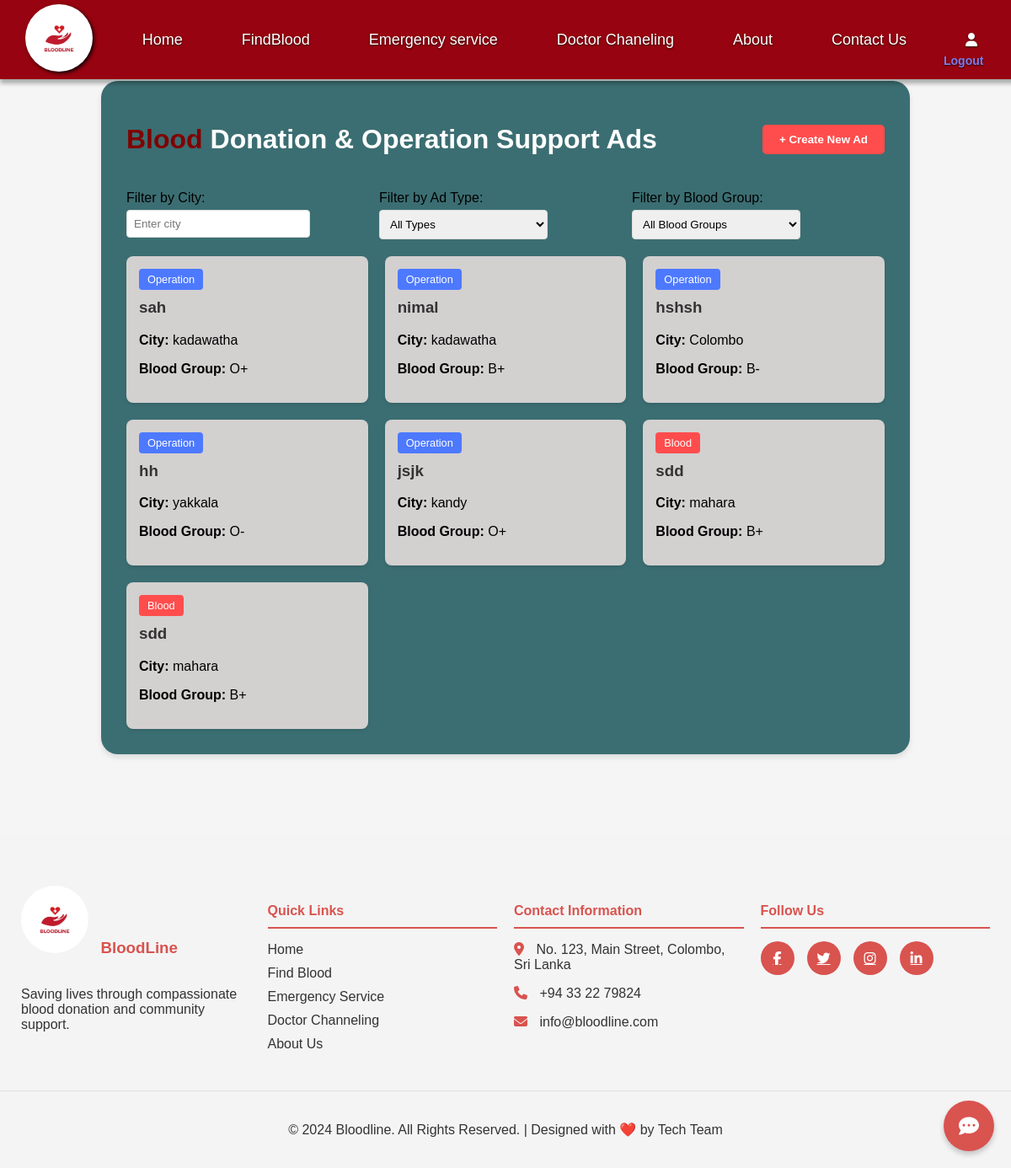
Screenshot of /ads.php with the database file from the repository.
### tables this page shows
CREATE TABLE `ads` (
  `id` int(11) NOT NULL,
  `name` varchar(255) NOT NULL,
  `city` varchar(255) NOT NULL,
  `contact` varchar(20) NOT NULL,
  `description` text NOT NULL,
  `ad_type` enum('blood','operation') NOT NULL,
  `blood_group` varchar(5) DEFAULT NULL,
  `created_at` timestamp NOT NULL DEFAULT current_timestamp()
);

### ads.php (the view, shortened to what this page needs)
<?php
require_once 'config.php';
$stmt = $pdo->query("SELECT * FROM ads ORDER BY created_at DESC");
$ads = $stmt->fetchAll(PDO::FETCH_ASSOC);
?>
<!DOCTYPE html>
<html lang="en">
<head>
    <link rel="stylesheet" href="https://cdnjs.cloudflare.com/ajax/libs/font-awesome/6.6.0/css/all.min.css"
 />
    <link href='https://unpkg.com/boxicons@2.1.4/css/boxicons.min.css' rel='stylesheet'>
</head>
<body>
    <nav class="navbar">
        <div class="logo-container">
            <img src="images/logo.jpg" alt="Bloodline Logo">
        </div>
        <div class="nav-links">
            <a href="index.php" id="nav-home">Home</a>
            <a href="blood_form/donors_summary.php"  id="nav-home">FindBlood</a>
            <a href="emergency_service.php"  id="nav-home">Emergency service</a>
            <a href="channeling.php"  id="nav-home">Doctor Chaneling</a>
            <a href="index.php#aboutUs" id="nav-about">About</a>
            <a href="contactus.php" id="nav-contact">Contact Us</a>
            <a href="#" id="nav-user">
                <i class="fas fa-user"></i>
                <div class="logout-btn">
                    <a href="login/logout.php">Logout</a>
                </div>
            </a>
        </div>
    </nav>
    <div class="container">
        <div class="create-ad-section"
            style="display: flex; justify-content: space-between; align-items: center; margin-bottom: 20px;">
            <h1><span>Blood  </span>Donation & Operation Support Ads</h1>
            <button onclick="window.location.href='create_ad.php'" style="
        background-color: #ff4d4d;
        color: white;
        border: none;
        padding: 10px 20px;
        border-radius: 5px;
        cursor: pointer;
        font-weight: bold;
        transition: background-color 0.3s ease;
    " onmouseover="this.style.backgroundColor='#ff6b6b'" onmouseout="this.style.backgroundColor='#ff4d4d'">
                + Create New Ad
            </button>
        </div>
        <div class="filter-section">
            <div class="filter-group">
                <label for="cityFilter">Filter by City:</label>
                <input type="text" id="cityFilter" placeholder="Enter city">
            </div>
            <div class="filter-group">
                <label for="adTypeFilter">Filter by Ad Type:</label>
                <select id="adTypeFilter">
                    <option value="">All Types</option>
                </select>
            </div>
            <div class="filter-group">
                <label for="bloodGroupFilter">Filter by Blood Group:</label>
                <select id="bloodGroupFilter">
                    <option value="">All Blood Groups</option>
                </select>
            </div>
        </div>
        <div id="adList" class="ad-list">
            <?php foreach ($ads as $ad): ?>
                <div class="ad-card" data-city="<?php echo htmlspecialchars($ad['city']); ?>"
                    data-ad-type="<?php echo htmlspecialchars($ad['ad_type']); ?>"
                    data-blood-group="<?php echo htmlspecialchars($ad['blood_group']); ?>"
                    onclick="showAdDetails(<?php echo htmlspecialchars(json_encode($ad)); ?>)">
                    <span class="ad-type <?php echo $ad['ad_type']; ?>">
                        <?php echo ucfirst($ad['ad_type']); ?>
                    </span>
                    <h3><?php echo htmlspecialchars($ad['name']); ?></h3>
                    <p><strong>City:</strong> <?php echo htmlspecialchars($ad['city']); ?></p>
                    <?php if (!empty($ad['blood_group'])): ?>
                        <p><strong>Blood Group:</strong> <?php echo htmlspecialchars($ad['blood_group']); ?></p>
                    <?php endif; ?>
                </div>
            <?php endforeach; ?>
        </div>
    </div>
    <div id="chatbot-widget">
        <div id="chatbot-icon">
            <i class="fas fa-comment-dots"></i>
        </div>
    </div>
    <footer class="footer">
        <div class="footer-container">
            <div class="footer-section">
                <div class="footer-logo">
                    <img src="images/logo.jpg" alt="Bloodline Logo">
                    <h3>Blood<span>L</span>ine</h3>
                </div>
                <p>Saving lives through compassionate blood donation and community support.</p>
            </div>
            <div class="footer-section">
                <h4>Quick Links</h4>
                <ul>
                    <li><a href="index.php">Home</a></li>
                    <li><a href="blood_form/donors_summary.php">Find Blood</a></li>
                    <li><a href="emergency_service.php">Emergency Service</a></li>
                    <li><a href="channeling.php">Doctor Channeling</a></li>
                    <li><a href="#aboutUs">About Us</a></li>
                </ul>
            </div>
            <div class="footer-section">
                <h4>Contact Information</h4>
                <div class="contact-info">
                    <p><i class="fas fa-map-marker-alt"></i> No. 123, Main Street, Colombo, Sri Lanka</p>
                    <p><i class="fas fa-phone"></i> +94 33 22 79824</p>
                    <p><i class="fas fa-envelope"></i> info@bloodline.com</p>
                </div>
            </div>
            <div class="footer-section">
                <h4>Follow Us</h4>
                <div class="social-links">
                    <a href="#" class="social-icon"><i class="fab fa-facebook-f"></i></a>
                    <a href="#" class="social-icon"><i class="fab fa-twitter"></i></a>
                    <a href="#" class="social-icon"><i class="fab fa-instagram"></i></a>
                    <a href="#" class="social-icon"><i class="fab fa-linkedin-in"></i></a>
                </div>
            </div>
        </div>
        <div class="footer-bottom">
            <p>&copy; 2024 Bloodline. All Rights Reserved. | Designed with ❤️ by Tech Team</p>
        </div>
    </footer>
</body>
</html>

### ads.php (style rules this page uses)
body { font-family: Arial, sans-serif; background-color:whitesmoke; margin: 0; }
.container { max-width: 900px; margin:8% auto; background-color: white; padding: 30px; border-radius: 20px; box-shadow: 0 4px 6px rgba(0, 0, 0, 0.1); background-color:#3b6e72; background-repeat: no-repeat; }
.create-ad-section h1 { color:white; font-weight:bold; }
.create-ad-section span { color:#800000; font-weight:bold; }
.filter-section { display: flex; justify-content: space-between; margin-bottom: 20px; }
.filter-group { flex: 1; margin-right: 15px; }
.filter-group label { display: block; margin-bottom: 5px; }
.filter-group input, .filter-group select { width: 70%; padding: 8px; border: 1px solid #ddd; border-radius: 4px; }
.ad-list { display: grid; grid-template-columns: repeat(auto-fill, minmax(250px, 1fr)); gap: 20px; }
.ad-card { background-color: rgb(211, 208, 208); border-radius: 8px; padding: 15px; box-shadow: 0 2px 4px rgba(0, 0, 0, 0.1); cursor: pointer; transition: transform 0.3s ease; }
.ad-card h3 { margin-top: 0; color: #333; }
.ad-card .ad-type { display: inline-block; padding: 5px 10px; border-radius: 4px; font-size: 0.8em; margin-bottom: 10px; }
.ad-card .ad-type.blood { background-color: #ff4d4d; color: white; }
.ad-card .ad-type.operation { background-color: #4d79ff; color: white; }
.navbar { display: flex; justify-content: space-between; align-items: center; background-color: #970310; padding: 5px 30px; position: fixed; width:100%; top: 0; z-index: 1000; box-shadow: 0 5px 5px rgba(0, 0, 0, 0.3); }
.logo-container img { height: auto; width: 80px; border-radius: 50%; filter: drop-shadow(2px 2px 2px rgba(0, 2, 4, 0.9)); }
.nav-links { display: flex; gap: 10px; }
.nav-links .logout-btn a { font-size: 14px; margin: 25px 0px 0px -110px; color: rgb(125, 125, 235); font-weight: bold; }
.navbar a { color: #ffffff; text-decoration: none; font-size: 18px; display: flex; align-items: center; gap: 10px; transition: color 0.3s; padding-right: 60px; text-shadow: 0 1px 2px rgba(0, 0, 0, 0.8); }
.navbar i { font-size: 16px; }
.footer { background-color: #f4f4f4; color: #333; padding: 50px 0 20px; font-family: Arial, sans-serif; }
.footer-container { display: flex; flex-wrap: wrap; justify-content: space-around; max-width: 1200px; margin: 0 auto; padding: 0 15px; }
.footer-section { flex: 1; margin: 10px; min-width: 250px; }
.footer-logo img { width: 80px; height: 80px; border-radius: 50%; }
.footer-logo h3 { display: inline-block; margin-left: 10px; color: #d9534f; }
.footer-section h4 { color: #d9534f; border-bottom: 2px solid #d9534f; padding-bottom: 10px; margin-bottom: 15px; }
.footer-section ul { list-style: none; padding: 0; }
.footer-section ul li { margin-bottom: 10px; }
.footer-section ul li a { color: #333; text-decoration: none; transition: color 0.3s ease; }
.contact-info p { margin-bottom: 10px; }
.contact-info i { margin-right: 10px; color: #d9534f; }
.social-links { display: flex; gap: 15px; }
.social-icon { color: #fff; background-color: #d9534f; width: 40px; height: 40px; border-radius: 50%; display: flex; align-items: center; justify-content: center; transition: background-color 0.3s ease; }
.footer-bottom { text-align: center; padding-top: 20px; border-top: 1px solid #ddd; margin-top: 20px; }
#chatbot-widget { position: fixed; bottom: 20px; right: 20px; z-index: 1000; }
#chatbot-icon { width: 60px; height: 60px; background-color: #d9534f; border-radius: 50%; display: flex; justify-content: center; align-items: center; cursor: pointer; box-shadow: 0 4px 6px rgba(0, 0, 0, 0.2); transition: all 0.3s ease; }
#chatbot-icon i { color: white; font-size: 24px; }

### rows the page displays
ads: ad_type "Operation", name "sah", city "kadawatha", blood_group "O+"
ads: ad_type "Operation", name "nimal", city "kadawatha", blood_group "B+"
ads: ad_type "Operation", name "hshsh", city "Colombo", blood_group "B-"
ads: ad_type "Operation", name "hh", city "yakkala", blood_group "O-"
ads: ad_type "Operation", name "jsjk", city "kandy", blood_group "O+"
ads: ad_type "Blood", name "sdd", city "mahara", blood_group "B+"
ads: ad_type "Blood", name "sdd", city "mahara", blood_group "B+"
